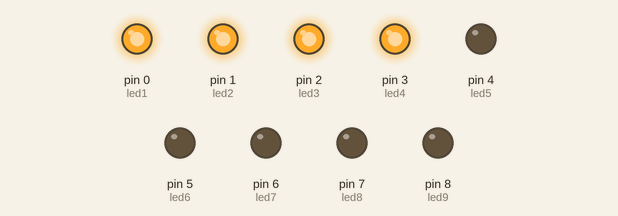
Recording of a sketch running on a simulated Arduino Uno, built with avr-gcc and run on an emulated ATmega328P. Parts: output pins drawn as LEDs (lit = HIGH).

Above: at 0.2 s.
At 1.7 s:
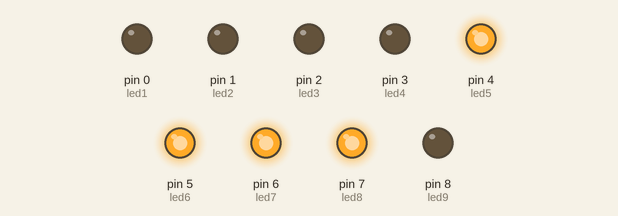
Timing chart, 0 to 3.0 s (numbered marks = the images above):
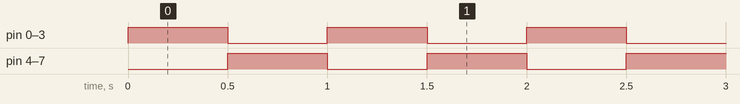

The sketch:

main.ino
```cpp
int led1 = 0; // the red LED is connected to Pin 0 of the Arduino
int led2 = 1; // the yellow LED is connected to Pin 1 of the Arduino
int led3 = 2;
int led4 = 3;
int led5 = 4;
int led6 = 5;
int led7 = 6;
int led8 = 7;
int led9 = 8;
int led10 = 9;// the green LED is connected to Pin 2 of the Arduino

void setup() {
  // set up all the LEDs as OUTPUT
   pinMode(led1, OUTPUT);
   pinMode(led2, OUTPUT);
   pinMode(led3, OUTPUT);
   pinMode(led4, OUTPUT);
   pinMode(led5, OUTPUT);
   pinMode(led6, OUTPUT);
   pinMode(led7, OUTPUT);
   pinMode(led8, OUTPUT);
   pinMode(led9, OUTPUT);


}

void loop() {
  // turn the green LED on and the other LEDs off
  digitalWrite(led1, HIGH);
  digitalWrite(led2, HIGH);
  digitalWrite(led3, HIGH);
  digitalWrite(led4, HIGH);
  digitalWrite(led5, LOW);
  digitalWrite(led6, LOW);
  digitalWrite(led7, LOW);
  digitalWrite(led8, LOW);
  //digitalWrite(led9, LOW);
  delay(500);    // wait 2 seconds

  // turn the yellow LED on and the other LEDs off
  digitalWrite(led1, LOW);
  digitalWrite(led2, LOW);
  digitalWrite(led3, LOW);
  digitalWrite(led4, LOW);
  digitalWrite(led5, HIGH);
  digitalWrite(led6, HIGH);
  digitalWrite(led7, HIGH);
  digitalWrite(led8, HIGH);
  //digitalWrite(led9, HIGH);
  delay(500);
  // turn the red LED on and the other LEDs off
   // wait 3 seconds
}
```

Measured:
- by itself, pin 0 (led1), pin 1 (led2), pin 2 (led3), pin 3 (led4), pin 4 (led5), pin 5 (led6), pin 6 (led7), pin 7 (led8): alternates HIGH for 0.50 s and LOW for 0.50 s
